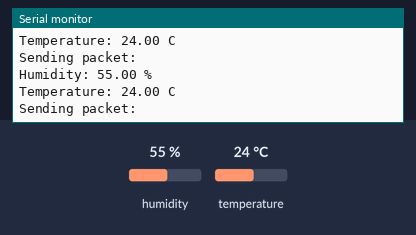
The sketch below on a simulated Arduino Uno, built with avr-gcc and run on an emulated ATmega328P. Parts: the last lines printed to the serial monitor. The inputs (shaded band) are chosen by the test bench; at power-on: humidity 55 %, temperature 24 °C. No radio packets arrive unless stated.

Above: at 3.9 s.
4.0 s: humidity set to 22 %
At 4.57 s:
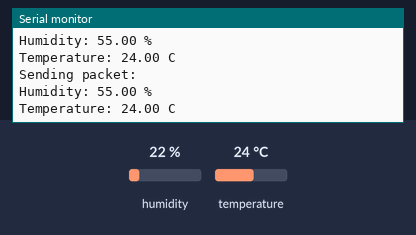
8.0 s: temperature set to 12 °C
At 8.0 s:
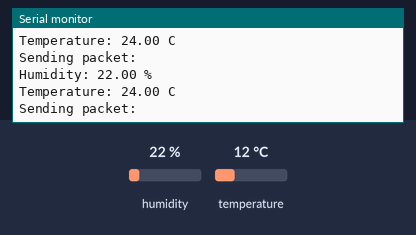
12.0 s: humidity set to 40 %
At 13.2 s:
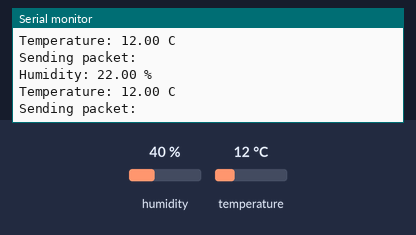
Timing chart, 0 to 15.0 s (numbered marks = the images above; inputs shaded):
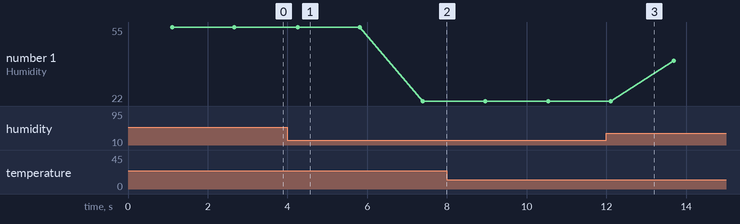

Measured:
- plotted number 1: 55 → 22 after the input at 4.0 s, 22 → 40 after the input at 12.0 s

The sketch:

iot_adafruit.ino
```cpp
//Transmit via lora includes
#include <SPI.h>
#include <LoRa.h>

// include the DHT Sensor Library
#include "DHT.h"

// DHT digital pin and sensor type
#define DHTPIN 12
#define DHTTYPE DHT11

// Initialize DHT sensor
DHT dht(DHTPIN, DHTTYPE, 15);

void setup() {

   // Serial
  Serial.begin(9600);

  // Init DHT
  dht.begin();

  while(!Serial);
  Serial.println("LoRa Sender");

  if(!LoRa.begin(433E6)){
    Serial.println("Starting LoRa failed!");
    while(1);
  }
}

void loop() {

  // Reading temperature and humidity
  float humidity = dht.readHumidity();

  // Read temperature as Celsius
  float temperature = dht.readTemperature();

  Serial.println("Sending packet: ");

  //Send packet
  LoRa.beginPacket();

  LoRa.print("Humidity: ");
  LoRa.print(humidity);
  LoRa.print("%");

  LoRa.print("Temperature: ");
  LoRa.print(temperature);
  LoRa.print("C");

  LoRa.endPacket();

  delay(1000);

  // Display
  Serial.print("Humidity: ");
  Serial.print(humidity);
  Serial.println(" %");

  Serial.print("Temperature: ");
  Serial.print(temperature);
  Serial.println(" C");


  // Wait
  delay(500);
}
```
